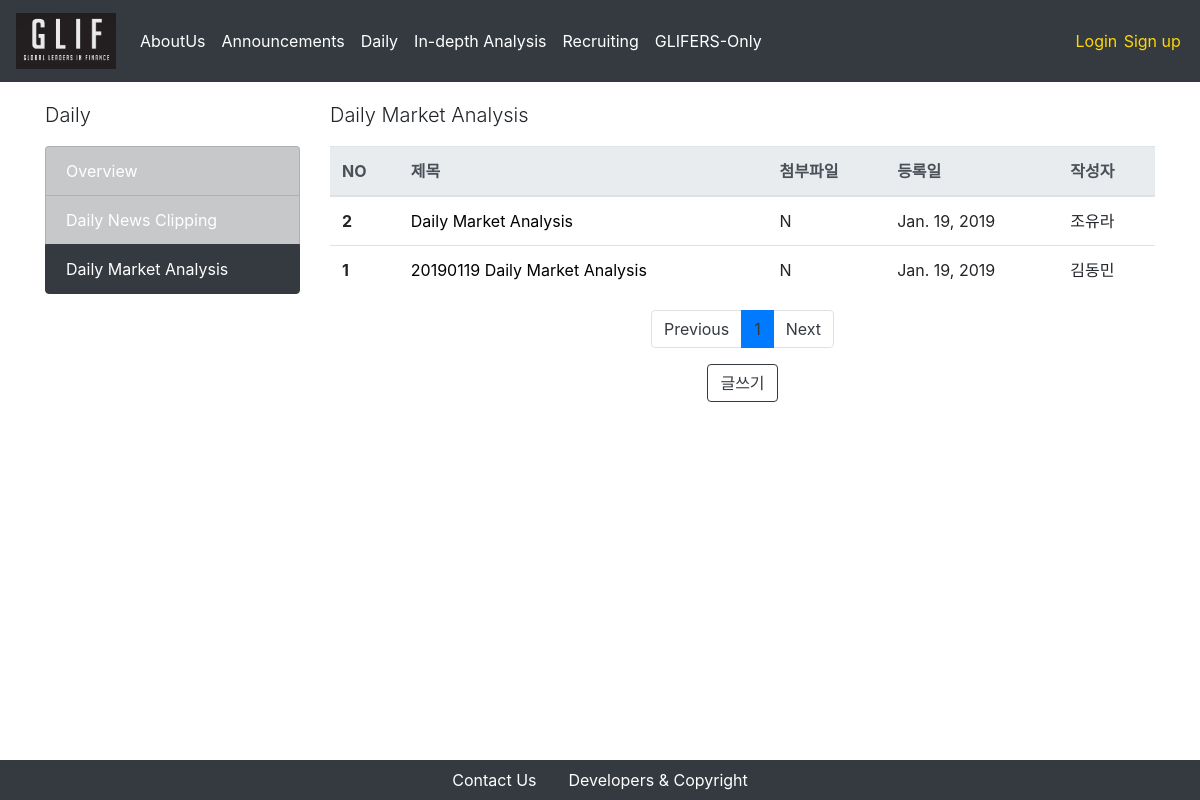
The page /daily/market/ on the database as committed earlier.
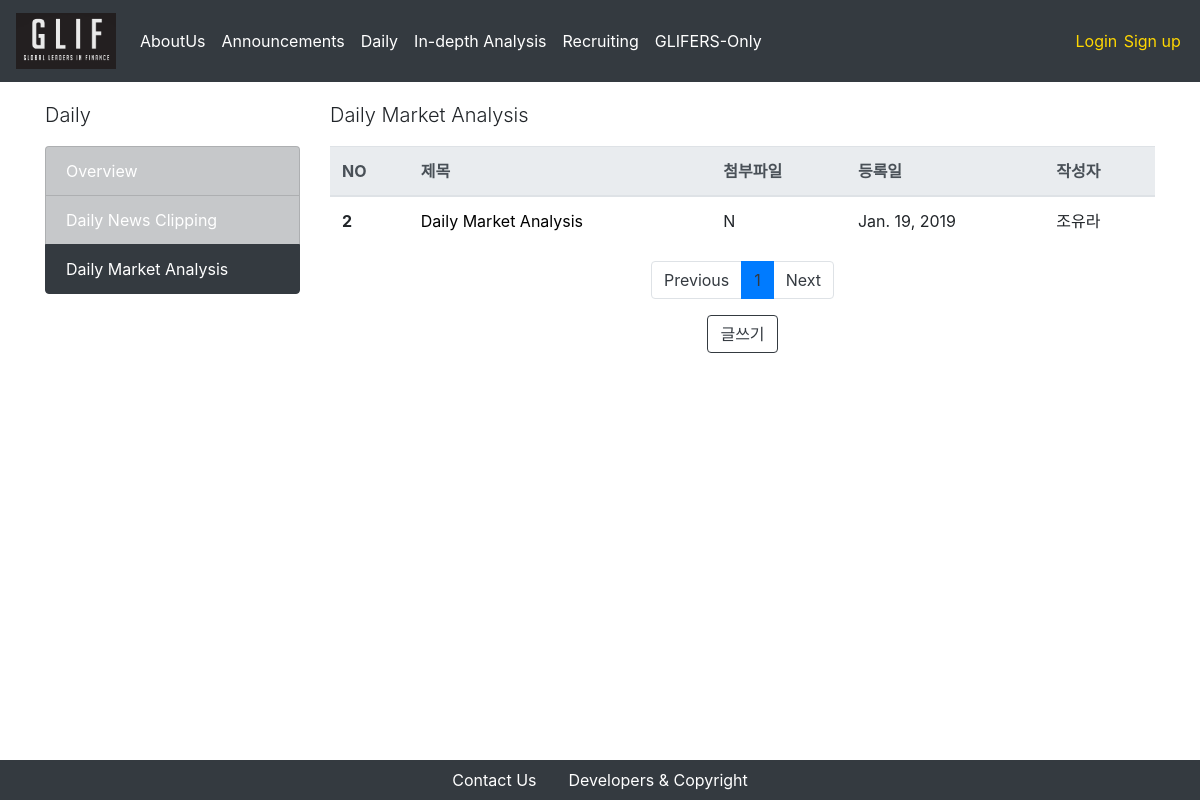
The same page on the database as committed later.
### daily_market/models.py (models this page shows, shortened)
class Post(models.Model):
    title = models.CharField(default = "Daily Market Analysis", max_length = 50)
    attached_file = models.FileField(upload_to = 'Daily_Market_attached_files/%Y/%m/%d/', blank = True, null = True)
    written_date = models.DateField(auto_now = True)
    writer = models.ForeignKey(CustomUser, on_delete = models.CASCADE, related_name = "Daily_Market_writer")
    e_u_cl = models.DecimalField(decimal_places = 2, blank = True , max_digits = 10)
    e_u_ch = models.DecimalField(decimal_places = 2, blank = True , max_digits = 10)
    u_k_cl = models.DecimalField(decimal_places = 2, blank = True , max_digits = 10)
    u_k_ch = models.DecimalField(decimal_places = 2, blank = True , max_digits = 10)
    fed_cl = models.DecimalField(decimal_places = 2, blank = True , max_digits = 10)
    fed_ch = models.DecimalField(decimal_places = 2, blank = True , max_digits = 10)
    spread_cl = models.DecimalField(decimal_places = 2, blank = True , max_digits = 10)
    spread_ch = models.DecimalField(decimal_places = 2, blank = True , max_digits = 10)
    usyr2_cl = models.DecimalField(decimal_places = 2, blank = True, max_digits = 10)
    usyr2_ch = models.DecimalField(decimal_places = 2, blank = True, max_digits = 10)
    usyr10_cl = models.DecimalField(decimal_places = 2, blank = True, max_digits = 10)
    usyr10_ch = models.DecimalField(decimal_places = 2, blank = True, max_digits = 10)
    bok_cl = models.DecimalField(decimal_places = 2, blank = True, max_digits = 10)
    bok_ch = models.DecimalField(decimal_places = 2, blank = True, max_digits = 10)
    kryr3_cl = models.DecimalField(decimal_places = 2, blank = True, max_digits = 10)
    kryr3_ch = models.DecimalField(decimal_places = 2, blank = True, max_digits = 10)
    kryr10_cl = models.DecimalField(decimal_places = 2, blank = True, max_digits = 10)
    kryr10_ch = models.DecimalField(decimal_places = 2, blank = True, max_digits = 10)
    dj_cl = models.DecimalField(decimal_places = 2, blank = True, max_digits = 10)
    dj_ch = models.DecimalField(decimal_places = 2, blank = True, max_digits = 10)
    sp_cl = models.DecimalField(decimal_places = 2, blank = True, max_digits = 10)
    sp_ch = models.DecimalField(decimal_places = 2, blank = True, max_digits = 10)
    nas_cl = models.DecimalField(decimal_places = 2, blank = True, max_digits = 10)
    nas_ch = models.DecimalField(decimal_places = 2, blank = True, max_digits = 10)
    ksp_cl = models.DecimalField(decimal_places = 2, blank = True, max_digits = 10)
    ksp_ch = models.DecimalField(decimal_places = 2, blank = True, max_digits = 10)
    ksd_cl = models.DecimalField(decimal_places = 2, blank = True, max_digits = 10)
    ksd_ch = models.DecimalField(decimal_places = 2, blank = True, max_digits = 10)
    nik_cl = models.DecimalField(decimal_places = 2, blank = True, max_digits = 10)
    nik_ch = models.DecimalField(decimal_places = 2, blank = True, max_digits = 10)
    hk_cl = models.DecimalField(decimal_places = 2, blank = True, max_digits = 10)
    hk_ch = models.DecimalField(decimal_places = 2, blank = True, max_digits = 10)
    bco_cl = models.DecimalField(decimal_places = 2, blank = True, max_digits = 10)
    bco_ch = models.DecimalField(decimal_places = 2, blank = True, max_digits = 10)
    wti_cl = models.DecimalField(decimal_places = 2, blank = True, max_digits = 10)
    wti_ch = models.DecimalField(decimal_places = 2, blank = True, max_digits = 10)
    gd_cl = models.DecimalField(decimal_places = 2, blank = True, max_digits = 10)
    gd_ch = models.DecimalField(decimal_places = 2, blank = True, max_digits = 10)
    bdi_cl = models.DecimalField(decimal_places = 2, blank = True, max_digits = 10)
    bdi_ch = models.DecimalField(decimal_places = 2, blank = True, max_digits = 10)

### users/models.py (models this page shows)
class CustomUser(AbstractUser):
    name_en = models.CharField(max_length = 250)
    name_kr = models.CharField(max_length = 250)
    birthdate = models.DateField(default = "2000-01-01")
    phonenumber = models.CharField(max_length = 250)
    self_intro = models.TextField(max_length = 1000)
    workplace = models.CharField(max_length = 250, default = '')
    profile_img = models.FileField(upload_to = 'profiles/%Y/%m/%d/')
    glif_OB = 'OB'
    glif_1st = '1기'
    glif_2nd = '2기'
    glif_3rd = '3기'
    glif_4th = '4기'
    nth_CHOICES = (
        (glif_OB, 'OB'),
        (glif_1st, '1기'),
        (glif_2nd, '2기'),
        (glif_3rd, '3기'),
        (glif_4th, '4기'),
    )
    year_in_school = models.CharField(
        max_length=2,
        choices=nth_CHOICES,
        default=glif_4th,
    )
    def __str__(self):
        return self.name_kr

### daily_market/views.py (the view)
# urls.py: path('', PostListView.as_view(), name='announcement-index'),
class PostListView(ListView):
    model = Post
    template_name = 'daily_market/index.html'
    context_object_name = "posts"
    paginate_by = 5
    block_size = 5 # 하단의 페이지 목록 수
    def get_queryset(self):
        order_by_recent_time = Post.objects.all().order_by("-pk")
        return order_by_recent_time
    def get_context_data(self, **kwargs):
        context = super(PostListView, self).get_context_data(**kwargs)
        block_size = 5 # 하단의 페이지 목록 수
        start_index = int((context['page_obj'].number - 1) / self.block_size) * self.block_size
        end_index = min(start_index + self.block_size, len(context['paginator'].page_range))
        context['page_range'] = context['paginator'].page_range[start_index:end_index]
        return context

### daily_market/templates/daily_market/index.html
{% extends 'setups/base.html' %}
{% block body %}
<div class = "container">
    <div class = "row">
        <div class = "col-md-3">
            <p class = "lead">Daily</p>
            <div class = "list-group">
                <li class = "list-group-item list-group-item-dark"> <a href="/daily/overview">Overview</a> </li>
                <li class = "list-group-item list-group-item-dark"> <a href="/daily/newsclipping">Daily News Clipping</a></li>
                <li class = "list-group-item list-group-item-dark active"> <a href="/daily/market">Daily Market Analysis</a></li>
            </div>
        </div>
        <div class = "col-md-9">
            <p class = "lead">Daily Market Analysis</p>
            <table class="table">
                <thead class="thead-light">
                    <tr>
                        <th scope="col">NO</th>
                        <th scope="col">제목</th>
                        <th scope="col">첨부파일</th>
                        <th scope="col">등록일</th>
                        <th scope="col">작성자</th>
                    </tr>
                </thead>
                <tbody>
                    {% for post in posts %}
                        <tr>
                            <th scope="row">{{ post.id }}</th>
                            <td>
                                <a href="/daily/market/{{post.pk}}" style = "color:black"> {{ post.title }} </a>
                            </td>
                            {% if post.attached_file != '' %}
                                <td>Y</td>
                            {% else %}
                                <td>N</td>
                            {% endif %}
                            <td>{{ post.written_date }}</td>
                            <td>{{ post.writer }}</td>
                        </tr>
                    {% endfor %}
                </tbody>
            </table>
            <nav aria-label="Page navigation">
                <ul class="pagination justify-content-center">
                    {% if page_obj.has_previous %}
                    <li class = "page-item">
                        <a class = "page-link" href="?page={{ page_obj.previous_page_number }}" aria-label="Previous">
                        Previous
                        </a>
                    </li>
                    {% else %}
                    <li class="page-item"><a class="page-link" href="#" tabindex="-1" aria-disabled="true">Previous</a></li>
                    {% endif %}
                    {% for i in page_range %}
                    {% if page_obj.number == i %}
                        <li class = "active page-item"><a class="page-link" href="#">{{i}}</a></li>
                    {% else %}
                        <li class = "page-item"><a class = "page-link" href="?page={{ i }}">{{ i }}</a></li>
                    {% endif %}
                    {% endfor %}
                    {% if page_obj.has_next %}
                    <li class = "page-item">
                        <a class = "page-link" href="?page={{ page_obj.next_page_number }}" aria-label="Next">
                            Next
                        </a>
                    </li>
                    {% else %}
                    <li class="page-item">
                        <a class="page-link" href="#">Next</a>
                    </li>
                    {% endif %}
                </ul>
            </nav>
            <div class = "row align-items-center justify-content-center">
                <button type="button" class="btn btn-outline-dark" onclick="location.href = '/daily/market/new'">글쓰기</button>
            </div>
        </div>
    </div>
</div>
{% endblock %}

Rows that differ between the two databases and show on the page:
removed Post: id "1", title "20190119 Daily Market Analysis", attached_file "N", written_date "Jan. 19, 2019", writer "김동민"
